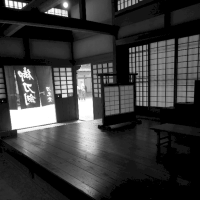
#> input picture img03.png, 200 x 200 px
$ jupyter execute week06.ipynb   (shell and % lines are left out)
#> lines starting #> are read from the running program, lines starting #| are printed output that depends on the picture; after the words box and inside, x2 and y2 are one past the last pixel; in counts of white or black regions, pixels touching at a corner belong together
# 画像メディア工学６回目
## 6. 周波数領域におけるフィルタリング（フーリエ変換）
### ライブラリの読み込み（おまじない）

[cell 1]
import matplotlib.pyplot as plt
import numpy as np
import cv2

### 6.1 １次元データのフーリエ変換
画像のフーリエ変換（２次元フーリエ変換）の前に，フーリエ変換の簡単な説明として１次元データのフーリエ変換．

### Cos波の合成のフーリエ変換
例では，$y = 1 + 3 \cos(x) + 2 \sin(5 x)$

[cell 2]
N = 128   # サンプル数
dx = 2*np.pi/N
x = np.arange(0, 2*np.pi, dx)   # 0～2πまでのN個の配列

w1 = 1    # 1つ目の周波数
w2 = 5    # 2つ目の周波数

a0 = 1    # 直流成分
a1 = 3    # 1つ目の周波数
a2 = 2    # 2つ目の周波数

y = a0 + a1*np.cos(w1*x) + a2*np.sin(w2*x)   # 2つのcos信号の合成

plt.plot(y);
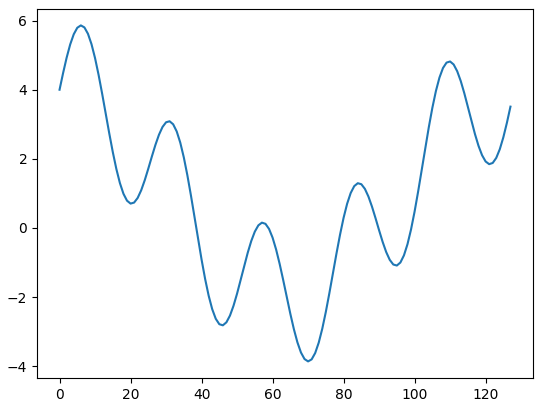
#> figure drawn by matplotlib, 1 panel; curve peaks at x = 6, y = 5.86

### フーリエ変換（１次元フーリエ変換）
np.fft.fft()関数でできる

[cell 3]
F = np.fft.fft(y)
F = F/(N/2)

### 振幅スペクトルと位相スペクトルの計算・表示

[cell 4]
# 振幅の計算
amp   = np.sqrt(F.real*F.real+F.imag*F.imag)
amp[0] = amp[0]/2

# 位相の計算
phase = np.arctan2(F.imag, F.real)
phase[amp<0.01] = 0 # 振幅スペクトルがほぼ0の周波数は位相を0として描画

# 振幅スペクトルのプロット
plt.subplot(211)
plt.plot(amp)
plt.xlim(0,10) # グラフのx軸の範囲を設定（低周波部分のみ描画）
plt.ylabel("amp")

#位相スペクトルのプロット
plt.subplot(212)
plt.plot(phase)
plt.xlim(0,10)
plt.ylabel("phase [rad]");
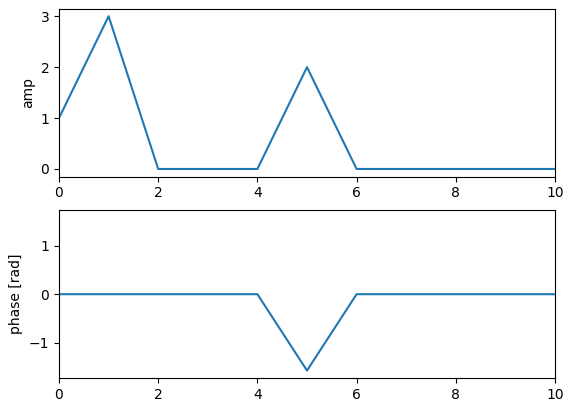
#> figure drawn by matplotlib, 2 panels; panel 1: curve peaks at x = 1, y = 3; panel 2: curve peaks at x = 123, y = 1.57

### 6.2 画像のフーリエ変換

### 画像の読み込み
変換対象の画像はなんでも良いですが，ここでは以下の画像を利用するためにアップロード．

https://github.com/yamazoe/ImageMediaProcessing/raw/main/img/img03.png

アップロードした画像の読み込み

[cell 5]
img = cv2.imread('img03.png', 0);  # モノクロ画像として読み込み
#> img is the input picture: shape (200, 200); min 0, max 255, mean 58.4
plt.imshow(img, cmap='gray', vmin = 0, vmax = 255)

### 画像のフーリエ変換
`np.fft.fft2()` 関数を用いる

[cell 6]
fimg = np.fft.fft2(img)

### 振幅スペクトル描画の関数
振幅スペクトル描画の前に，振幅スペクトルの計算などの前処理が必要なため，関数として定義しておく（詳細は気にしなくても良いです）

plt_fft_result()関数:
- fimg: np.fft.fft2()の結果
- 出力: 振幅スペクトルのプロット

[cell 7]
def plot_fft_result(fimg):
    fimg[np.abs(fimg)<1] = 1             # 振幅スペクトル計算時のエラー回避
    fimg_shift =  np.fft.fftshift(fimg)  # 直流成分を画像の左上から中心に移動
    mag = 20*np.log(np.abs(fimg_shift))  # 強度スペクトルの計算
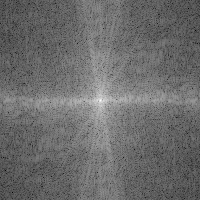
#> mag: shape (200, 200) float64; min 38.46, max 293.3, mean 146.8; drawn with min black and max white

    plt.imshow(mag, cmap = 'gray')
    plt.title('Amplitude spectrum')

実行すると，

[cell 8]
plot_fft_result(fimg)

### 振幅スペクトルから画像の復元（逆フーリエ変換）
`np.fft.ifft()` 関数を利用する．

[cell 9]
ifft_img = np.fft.ifft2(fimg)

逆フーリエ変換の結果を描画する際には，実部(ifft_img.real)のみを指定する．

[cell 10]
plt.imshow(ifft_img.real, cmap = 'gray')
plt.title('Restored Image');
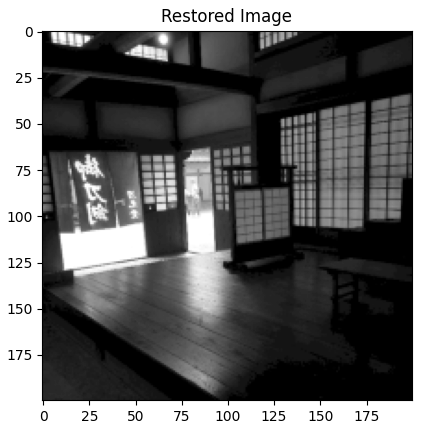
#> figure drawn by matplotlib, 1 panel

### 5.3 周波数領域におけるフィルタリング
上の振幅スペクトル画像に対して処理を行ってから逆フーリエ変換をすることで，周波数領域でのフィルタリングが実現できる．
こちらも前処理などがあるため，関数を定義しておく．（詳細は気にしなくても良いです）

freq_filtering()関数:
- fimg: 振幅スペクトル画像（np.fft.fft2()の出力）
- filter: フィルタ
- 戻り値: フィルタと周波数フィルタリング結果の描画

[cell 11]
def freq_filtering(fimg, filter):
    fimg_shift = np.fft.fftshift(fimg)  # 直流成分を画像の左上から中心へと移動
    fimg_shift = fimg_shift * filter    # スペクトル画像に対してfilterをかける
    ifft_img = np.fft.ifft2(np.fft.ifftshift(fimg_shift)) # 逆フーリエ変換

    fimg_shift[np.abs(fimg_shift)<1] = 1    # log計算時のエラー対策（log0にしない）
    mag = 20*np.log(np.abs(fimg_shift))  # 強度スペクトルの計算

    plt.subplot(121)
    plt.imshow(filter, cmap = 'gray')
    plt.title('Filter')
    plt.subplot(122)
    plt.imshow(mag, cmap = 'gray')
    plt.title('Filtered Spectrum')
    plt.show()

    return ifft_img.real # 実部のみが必要

ローパスフィルタとハイパスフィルタを定義し描画

[cell 12]
# フーリエ変換結果の配列サイズ（＝元画像サイズ）と画像中心の座標取得
w, h = fimg.shape
#> w = 200; h = 200
cx, cy = int(h/2), int(w/2)
#> cx = 100; cy = 100

# ローパスフィルタの定義
low_pass = np.zeros((w,h), dtype=np.uint8) # フーリエ変換結果と同じサイズの配列を作成（中身は全てゼロ）
cv2.circle(low_pass, (cx,cy), 30, 1, -1)  # フィルタ画像に，(cx,cy)を中心とした半径30，明るさ1の円を描く)
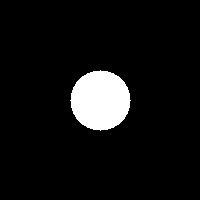
#> low_pass: shape (200, 200); values 0 (black) and 1 (white), 7.1% white; 1 white region, box (x1, y1, x2, y2) and area: (70, 70, 131, 131) 2821

# ハイパスフィルタの定義
high_pass = np.ones((w,h), dtype=np.uint8) # フーリエ変換結果と同じサイズの配列を作成（中身は全て１）
cv2.circle(high_pass, (cx,cy), 30, 0, -1)  # フィルタ画像に，(cx,cy)を中心とした半径30，明るさ0の円を描く)

[cell 13]
# フィルタの処理
filtered = freq_filtering(fimg, high_pass)
#> in freq_filtering, `mag = 20*np.log(np.abs(fimg_shift))`:
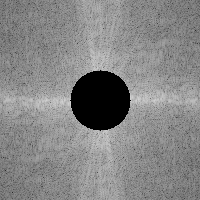
#> mag: shape (200, 200) float64; min 0, max 209.1, mean 133.6
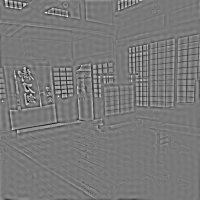
#> filtered: shape (200, 200) float64; min -128.8, max 141.5, mean 0; drawn with min black and max white

# 逆フーリエ変換結果の描画
plt.imshow(filtered, cmap = 'gray')
plt.title('Restored Image');

### 課題１（提出必須）
以下のプログラムを変更し，
1. 縦縞の画像
2. 横縞の画像　　が出力されるようにしてください．

修正が必要な部分は、
- 変数Th（ローパス・ハイパスフィルタの周波数の閾値）の値
- ローパスフィルタ・ハイパスフィルタのどちらを適用するか　　の２カ所です．

それぞれについて，変数Thの値と，ローパス・ハイパスのどちらを適用すべきか，を提出してください．

実行の前に，課題用のファイル(img04.png)をアップロード．

https://github.com/yamazoe/ImageMediaProcessing/raw/main/img/img04.png

[cell 14]
img2 = cv2.imread('img04.png', 0);  # モノクロ画像として読み込み
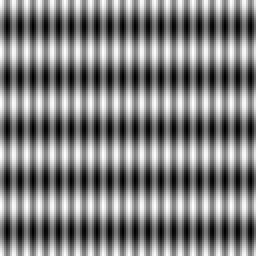
#> input picture img04.png, 128 x 128 px (shown 2 times larger)
#> img2 is the input picture: shape (128, 128); min 0, max 255, mean 127
plt.imshow(img2, cmap='gray', vmin = 0, vmax = 255)
plt.show() # 画像表示

fimg2 = np.fft.fft2(img2)

# ローパス・ハイパスフィルタの閾値（この値を変化させてください）
Th = 30

# ローパスフィルタ・ハイパスフィルタの定義
w2, h2 = fimg2.shape
#> w2 = 128; h2 = 128
cx2, cy2 = int(h2/2), int(w2/2)
#> cx2 = 64; cy2 = 64

low_pass2 = np.zeros((w2,h2), dtype=np.uint8)
cv2.circle(low_pass2, (cx2,cy2), Th, 1, -1)
#> low_pass2: shape (128, 128); values 0 (black) and 1 (white), 17.2% white; 1 white region, box (x1, y1, x2, y2) and area: (34, 34, 95, 95) 2821

high_pass2 = np.ones((w2,h2), dtype=np.uint8)
cv2.circle(high_pass2, (cx2,cy2), Th, 0, -1)

# フィルタの処理 (ローパス・ハイパスのいずれかを適用するようにコメントを外してください)
#filtered2 = freq_filtering(fimg2, low_pass2) # ローパスフィルタを適用
filtered2 = freq_filtering(fimg2, high_pass2) # ハイパスフィルタを適用
#> in freq_filtering (call 2), `mag = 20*np.log(np.abs(fimg_shift))`:
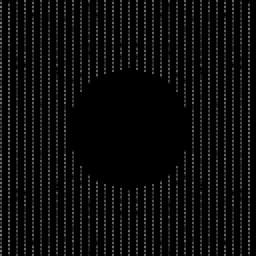
#> mag: shape (128, 128) float64 (shown 2 times larger); min 0, max 124.3, mean 10.7
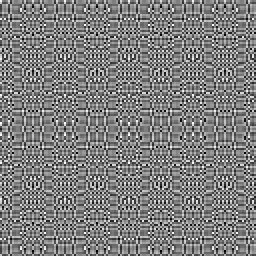
#> filtered2: shape (128, 128) float64 (shown 2 times larger); min -0.62, max 0.625, mean 6.51e-19; drawn with min black and max white

# 逆フーリエ変換結果の描画
plt.imshow(filtered2, cmap = 'gray', vmin=0, vmax=255)
plt.title('Filtered Image');
